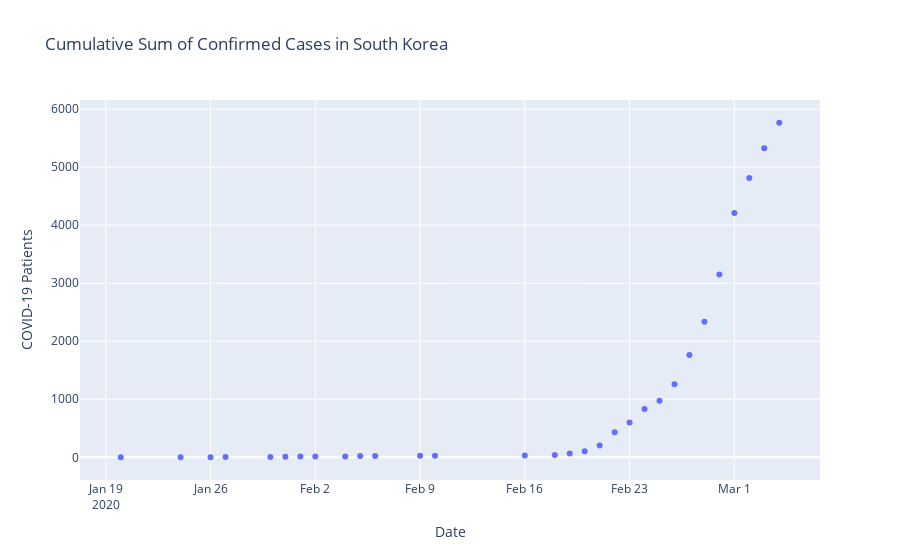

Notebook code cell kept with this figure:
### Code cell
fig = go.Figure(data=go.Scatter(x=date_list, y=confirmed_case_cumsum, mode='markers'))
fig.update_layout(xaxis_title='Date', yaxis_title='COVID-19 Patients', title="Cumulative Sum of Confirmed Cases in South Korea")
fig.show()

### Figure 1 — Plotly figure (JSON) as saved in the notebook; plotly's stock layout.template omitted (floating-point values rounded to 4 significant figures)
{"data": [{"mode": "markers", "type": "scatter", "x": ["2020-01-20", "2020-01-24", "2020-01-26", "2020-01-27", "2020-01-30", "2020-01-31", "2020-02-01", "2020-02-02", "2020-02-04", "2020-02-05", "2020-02-06", "2020-02-09", "2020-02-10", "2020-02-16", "2020-02-18", "2020-02-19", "2020-02-20", "2020-02-21", "2020-02-22", "2020-02-23", "2020-02-24", "2020-02-25", "2020-02-26", "2020-02-27", "2020-02-28", "2020-02-29", "2020-03-01", "2020-03-02", "2020-03-03", "2020-03-04"], "y": [1, 2, 3, 4, 7, 11, 12, 15, 16, 21, 24, 27, 28, 30, 39, 65, 103, 203, 432, 601, 832, 975, 1260, 1765, 2336, 3149, 4211, 4811, 5327, 5765]}], "layout": {"title": {"text": "Cumulative Sum of Confirmed Cases in South Korea"}, "xaxis": {"title": {"text": "Date"}}, "yaxis": {"title": {"text": "COVID-19 Patients"}}}}
